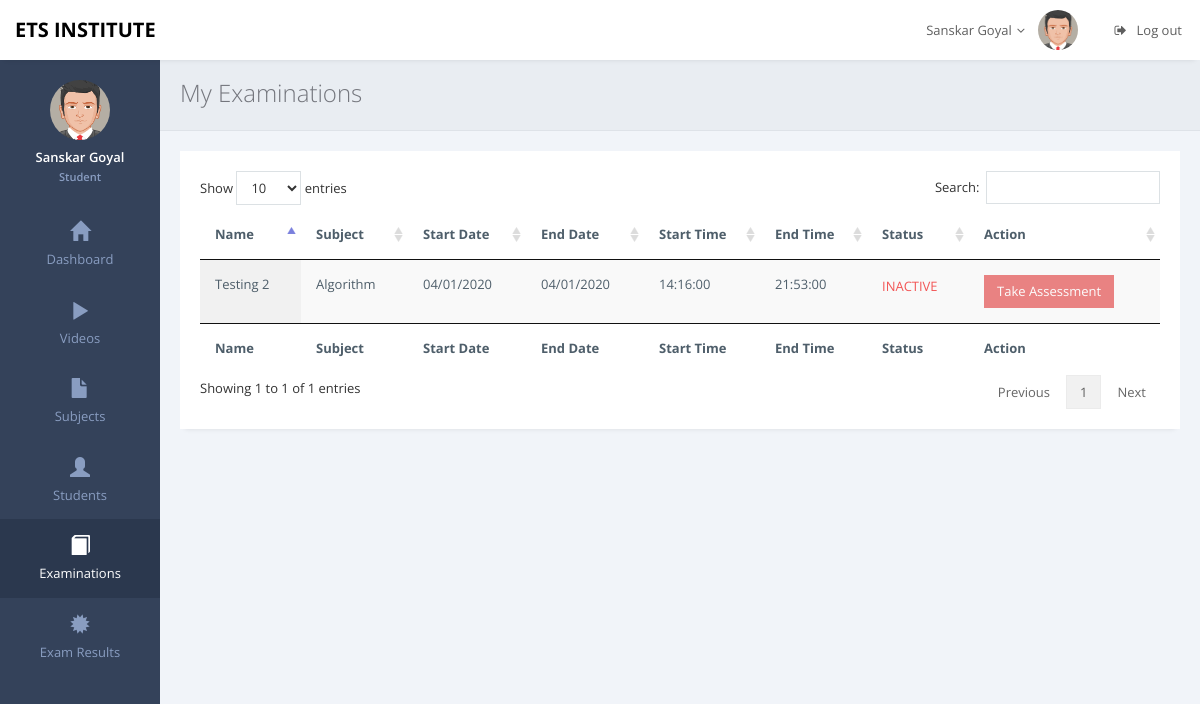
Screenshot of /student/examinations.php (signed in) with the database file from the repository.
### tables this page shows
CREATE TABLE `tbl_examinations` (
  `exam_id` varchar(255) NOT NULL,
  `category` varchar(255) NOT NULL,
  `subject` varchar(255) NOT NULL,
  `exam_name` varchar(255) NOT NULL,
  `date` varchar(255) NOT NULL,
  `end_date` varchar(255) NOT NULL,
  `duration` time NOT NULL,
  `end_duration` time NOT NULL,
  `passmark` int(255) NOT NULL,
  `re_exam` int(255) NOT NULL,
  `terms` longtext NOT NULL,
  `status` varchar(255) NOT NULL DEFAULT 'Inactive'
);

### student/includes/check_user.php (called while the page is built, shortened)
<?php
if (isset($_SESSION['login']) && $_SESSION['login'] == true) {
	$mycategory = $_SESSION['mycategory'];
}else{
	header("location:../?rp=9422");
}
?>

### student/examinations.php (the view, shortened to what this page needs)
<?php require 'winclude/header.php'; ?>
<body <?php if ($ms == "1") { print 'onload="myFunction()"'; } ?>  class="page-header-fixed">
    <main class="page-content content-wrap">
      <?php require 'winclude/navbar.php'; ?>
      <?php require 'winclude/sidebar.php'; ?>
      <div class="page-inner">
        <div class="page-title">
            <h3>My Examinations</h3>
        </div>
        <div id="main-wrapper">
            <div class="row">
                <div class="col-md-12">
                  <div class="row">
                    <div class="col-md-12">
                        <div class="panel panel-white">
                            <div class="panel-body">
                             <div class="table-responsive">
                               <?php
                               include '../database/config.php';
                               $sql = "SELECT * FROM tbl_examinations WHERE category = '$mycategory'";
                               $result = $conn->query($sql);
                               if ($result->num_rows > 0) {
                                  print '
                                  <table id="example" class="display table" style="width: 100%; cellspacing: 0;">
                                  <thead>
                                      <tr>
                                          <th>Name</th>
                                          <th>Subject</th>
                                          <th>Start Date</th>
                                          <th>End Date</th>
                                          <th>Start Time</th>
                                          <th>End Time</th>
                                          <th>Status</th>
                                          <th>Action</th>
                                      </tr>
                                  </thead>
                                  <tfoot>
                                      <tr>
                                          <th>Name</th>
                                          <th>Subject</th>
                                          <th>Start Date</th>
                                          <th>End Date</th>
                                          <th>Start Time</th>
                                          <th>End Time</th>
                                          <th>Status</th>
                                          <th>Action</th>
                                      </tr>
                                  </tfoot>
                                  <tbody>';
                                  while($row = $result->fetch_assoc()) {
                                      $status = $row['status'];
                                      if ($status == "Active") {
                                          $st = '<p class="text-success">ACTIVE</p>';
                                          $stl = '<a class="btn btn-success" href="take-assessment.php?id='.$row['exam_id'].'">Take Assessment</a>';
                                      }else{
                                          $st = '<p class="text-danger">INACTIVE</p>';
                                          $stl = '<a class="btn btn-danger disabled" href="#">Take Assessment</a>';
                                      }
                                      print '
                                      <tr>
                                      <td>'.$row['exam_name'].'</td>
                                      <td>'.$row['subject'].'</td>
                                      <td>'.$row['date'].'</td>
                                      <td>'.$row['end_date'].'</td>
                                      <td>'.$row['duration'].'</td>
                                      <td>'.$row['end_duration'].'</td>
                                      <td>'.$st.'</td>
                                      <td>'.$stl.'</td>
                                      </tr>';
                                  }
                                  print '
                                  </tbody>
                                  </table>  ';
                              } else {
                                 print '
                                 <div class="alert alert-info" role="alert">
                                 Nothing was found in database.
                                 </div>';
                             }
                             ?>
                         </div>
                     </div>
                 </div>
             </div>
         </div>
     </div>
 </div>
</div>
</div>
</main>
<?php require 'winclude/footer.php'; ?>

### assets/css/themes/green.css (style rules this page uses)
.page-content { background: #34425A; }

### rows the page displays
tbl_examinations: exam_name "Testing 2", subject "Algorithm", date "04/01/2020", end_date "04/01/2020", duration "14:16:00", end_duration "21:53:00", status "INACTIVE"

### other values shown
$myfname "Sanskar"
$mylname "Goyal"
